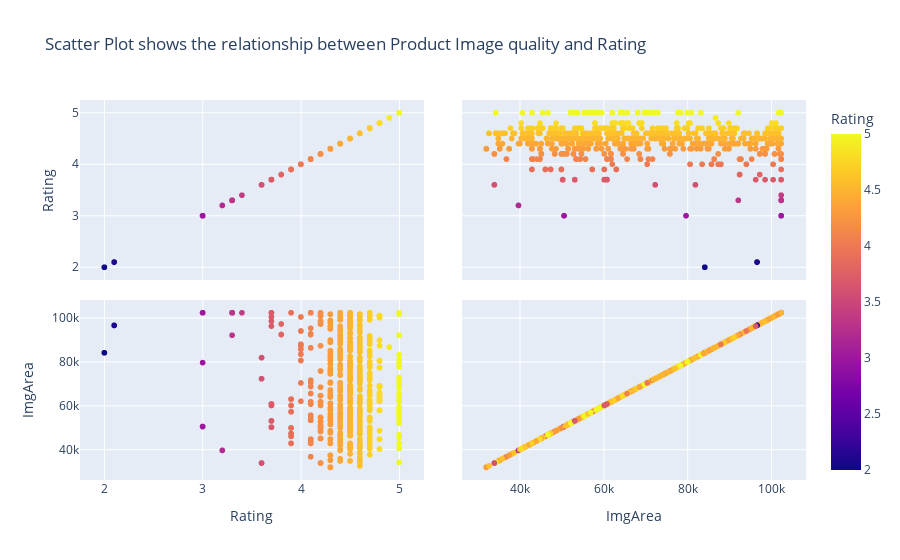

Notebook source saved alongside this figure:
### Markdown cell above
We can see that there is no correlation between Rating and Price.
However, books with particularly high prices (more than 400 dollars) are generally high evaluated.

### Code cell
fig = px.scatter_matrix(df2, dimensions=["Rating","ImgArea"], color="Rating",title="Scatter Plot shows the relationship between Product Image quality and Rating")
fig.show()

### Figure 1 — Plotly figure (JSON) as saved in the notebook; plotly's stock layout.template omitted (floating-point values rounded to 4 significant figures; data arrays with more than 128 entries replaced by an {"elided": "..."} marker saying what was removed)
{"data": [{"dimensions": [{"axis": {"matches": true}, "label": "Rating", "values": {"elided": "3479 float values"}}, {"axis": {"matches": true}, "label": "ImgArea", "values": {"elided": "3479 int values"}}], "hovertemplate": "%{xaxis.title.text}=%{x}<br>%{yaxis.title.text}=%{y}<br>Rating=%{marker.color}<extra></extra>", "legendgroup": "", "marker": {"color": {"elided": "3479 float values"}, "coloraxis": "coloraxis", "symbol": "circle"}, "name": "", "showlegend": false, "type": "splom"}], "layout": {"coloraxis": {"colorbar": {"title": {"text": "Rating"}}, "colorscale": [[0, "#0d0887"], [0.1111, "#46039f"], [0.2222, "#7201a8"], [0.3333, "#9c179e"], [0.4444, "#bd3786"], [0.5556, "#d8576b"], [0.6667, "#ed7953"], [0.7778, "#fb9f3a"], [0.8889, "#fdca26"], [1, "#f0f921"]]}, "dragmode": "select", "legend": {"tracegroupgap": 0}, "title": {"text": "Scatter Plot shows the relationship between Product Image quality and Rating"}}}
